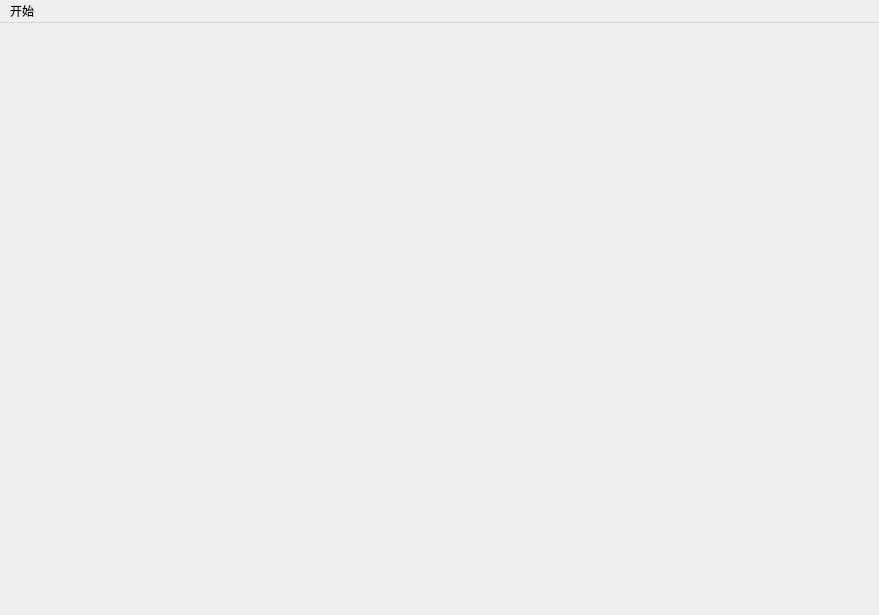
<?xml version="1.0" encoding="UTF-8"?>
<ui version="4.0">
 <class>MainScene</class>
 <widget class="QMainWindow" name="MainScene">
  <property name="geometry">
   <rect>
    <x>0</x>
    <y>0</y>
    <width>879</width>
    <height>615</height>
   </rect>
  </property>
  <property name="windowTitle">
   <string>MainScene</string>
  </property>
  <widget class="QWidget" name="centralwidget"/>
  <widget class="QMenuBar" name="menubar">
   <property name="geometry">
    <rect>
     <x>0</x>
     <y>0</y>
     <width>879</width>
     <height>25</height>
    </rect>
   </property>
   <widget class="QMenu" name="menu">
    <property name="title">
     <string>开始</string>
    </property>
    <addaction name="actionquit"/>
   </widget>
   <addaction name="menu"/>
  </widget>
  <action name="actionquit">
   <property name="text">
    <string>退出</string>
   </property>
  </action>
 </widget>
 <resources/>
 <connections/>
</ui>
